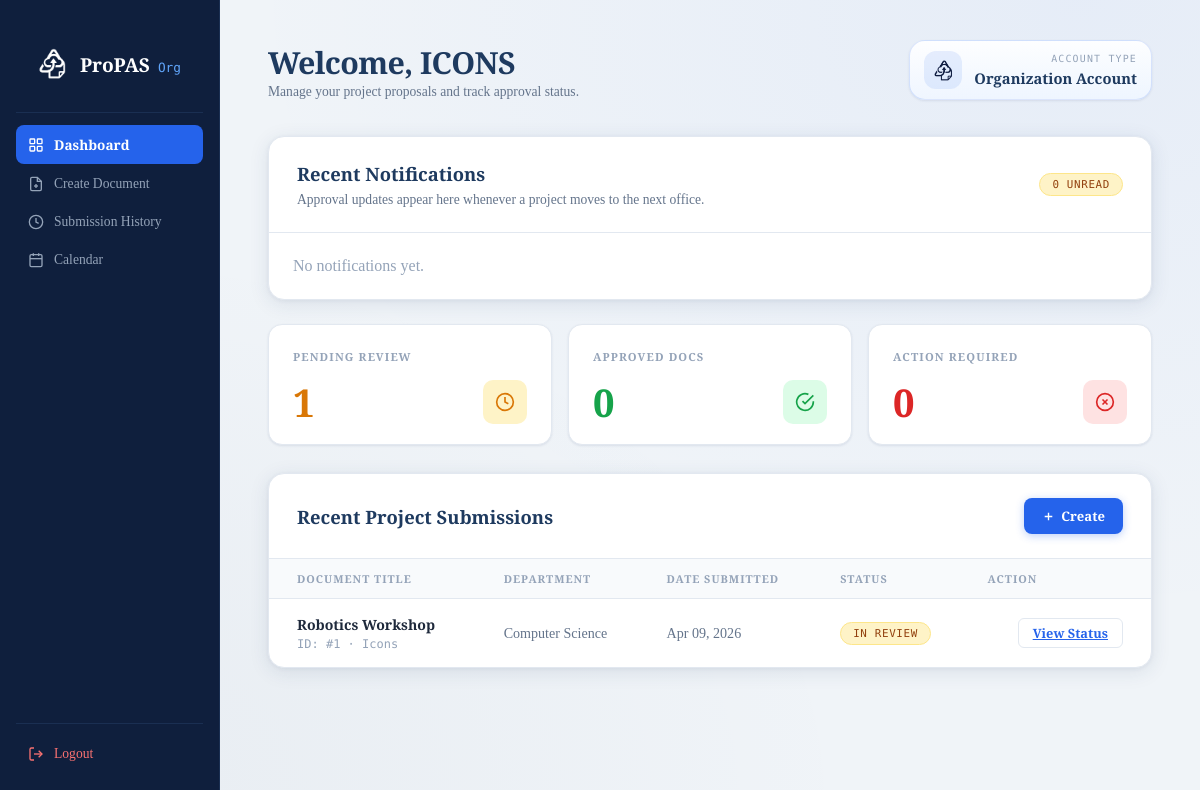
The page /org-home (signed in) on the database as committed earlier.
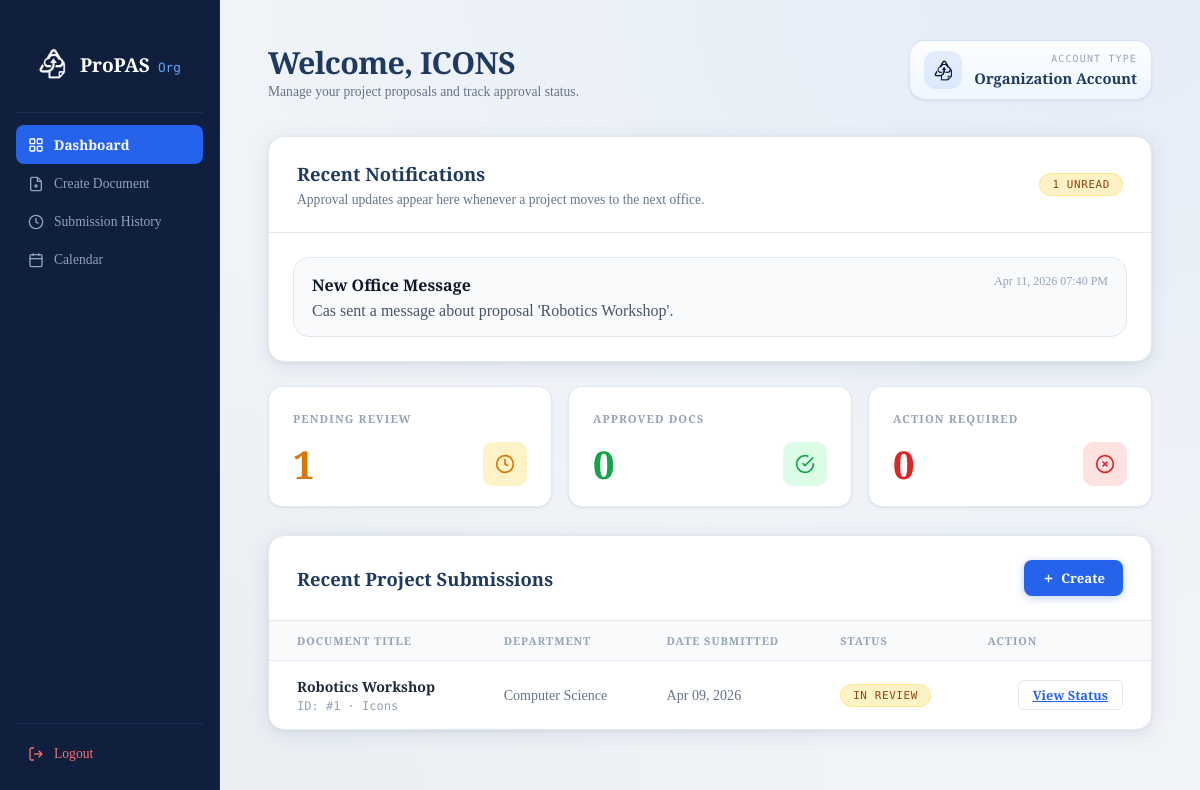
The same page on the database as committed later.
### models.py (models this page shows)
class Proposal(db.Model):
    __tablename__ = 'proposals'
    id = db.Column(db.Integer, primary_key=True)
    title = db.Column(db.String(200), nullable=False)
    status = db.Column(db.String(20), default='PENDING')
    version_number = db.Column(db.Integer, default=1)
    file_path = db.Column(db.String(300))
    proposal_data = db.Column(db.JSON)
    current_step_id = db.Column(db.Integer, db.ForeignKey('approval_steps.id'))
    creator_id = db.Column(db.Integer, db.ForeignKey('accounts.id'))
    created_at = db.Column(db.DateTime, default=datetime.utcnow)

class Notification(db.Model):
    __tablename__ = 'notifications'
    id = db.Column(db.Integer, primary_key=True)
    recipient_id = db.Column(db.Integer, db.ForeignKey('accounts.id'), nullable=False)
    proposal_id = db.Column(db.Integer, db.ForeignKey('proposals.id'), nullable=False)
    title = db.Column(db.String(150), nullable=False)
    message = db.Column(db.Text, nullable=False)
    notification_type = db.Column(db.String(30), default='info')
    is_read = db.Column(db.Boolean, default=False)
    created_at = db.Column(db.DateTime, default=datetime.utcnow)
    proposal = db.relationship('Proposal', backref=db.backref('notifications', lazy=True))

### routes/proposal.py (the view)
@proposal_bp.route('/org-home')
@login_required
def org_home():
    redirect_response = _require_org_account()
    if redirect_response:
        return redirect_response
    proposals = Proposal.query.filter_by(creator_id=current_user.id).all()
    pending = Proposal.query.filter_by(creator_id=current_user.id, status='PENDING').count()
    rejected = Proposal.query.filter_by(creator_id=current_user.id, status='REJECTED').count()
    approved = Proposal.query.filter_by(creator_id=current_user.id, status='APPROVED').count()
    notifications = Notification.query.filter_by(recipient_id=current_user.id).order_by(Notification.created_at.desc()).limit(5).all()
    unread_notifications = Notification.query.filter_by(recipient_id=current_user.id, is_read=False).count()
    return render_template(
        'org_home.html',
        proposals=proposals,
        pending_count=pending,
        rejected_count=rejected,
        approved_count=approved,
        notifications=notifications,
        unread_notifications=unread_notifications,
    )

### app.py (called while the page is built)
@login_manager.user_loader
def load_user(user_id):
    from models import User
    return db.session.get(User, int(user_id))

@app.template_filter('datetime_ph')
def datetime_ph(value, fmt='%b %d, %Y %I:%M %p'):
    if value is None:
        return 'N/A'
    if value.tzinfo is None:
        value = value.replace(tzinfo=timezone.utc)
    return value.astimezone(ZoneInfo(app.config['DISPLAY_TIMEZONE'])).strftime(fmt)

### routes/proposal.py (called while the page is built)
def _require_org_account():
    if current_user.account_type == 'Admin':
        return redirect(url_for('admin.dashboard'))
    if current_user.account_type == 'Office':
        return redirect(url_for('office.review'))
    if current_user.account_type != 'Org':
        abort(403)
    return None

### templates/org_home.html (shortened to what the changed rows need)
<!DOCTYPE html>
<html lang="en">
<head>
  <link rel="stylesheet" href="{{ url_for('static', filename='css/org_home.css') }}" />
</head>
<body>
<div class="layout">
  <main class="main">
    <div class="topbar">
      <div>
        <h1 class="topbar-title">Welcome, {{ current_user.username|upper }}</h1>
      </div>
    </div>
    <section class="table-card" style="margin-bottom: 24px;">
      <div class="table-header">
        <div>
          <h2 class="table-title">Recent Notifications</h2>
          <p class="topbar-sub" style="margin-top: 6px;">Approval updates appear here whenever a project moves to the next office.</p>
        </div>
        <div class="status-badge status-badge--pending">{{ unread_notifications|default(0) }} unread</div>
      </div>
      <div style="padding: 24px; display: grid; gap: 12px;">
        {% for notification in notifications %}
        <article style="border: 1px solid #e2e8f0; border-radius: 16px; padding: 16px 18px; background: #f8fafc;">
          <div style="display: flex; justify-content: space-between; gap: 16px; align-items: flex-start;">
            <div>
              <div style="font-weight: 700; color: #0f172a;">{{ notification.title }}</div>
              <p style="margin: 6px 0 0; color: #475569;">{{ notification.message }}</p>
            </div>
            <span style="font-size: 12px; color: #94a3b8; white-space: nowrap;">{{ notification.created_at|datetime_ph }}</span>
          </div>
        </article>
        {% else %}
        <p style="color: #94a3b8; margin: 0;">No notifications yet.</p>
        {% endfor %}
      </div>
    </section>
    <div class="table-card">
      <div class="table-header">
        <h2 class="table-title">Recent Project Submissions</h2>
      </div>
      <div class="table-wrap">
        <table class="table">
          <thead>
            <tr>
              <th>Document Title</th>
              <th>Department</th>
              <th>Date Submitted</th>
              <th>Status</th>
              <th class="text-right">Action</th>
            </tr>
          </thead>
          <tbody>
          {% for prop in proposals %}
          <tr>
            <td data-label="Document Title">
              <div class="doc-title">{{ prop.title }}</div>
              <div class="doc-meta">ID: #{{ prop.id }} · {{ prop.proposal_data.get('sponsor', 'N/A') }}</div>
            </td>
            <td class="td-muted" data-label="Department">
                {% if prop.creator.username|lower == 'icons' %}Computer Science
                {% elif prop.creator.username|lower == 'hibe' %}Biology
                {% elif prop.creator.username|lower == 'psych' %}Psychology
                {% elif prop.creator.username|lower == 'kwago' %}Political Science
                {% elif prop.creator.username|lower == 'aces' %}Engg/Comm
                {% else %}{{ prop.creator.username }}
                {% endif %}
            </td>
            <td class="td-muted" data-label="Date Submitted">{{ prop.created_at|datetime_ph('%b %d, %Y') if prop.created_at else 'Processing...' }}</td>
            <td data-label="Status">
              {% if prop.status == 'REJECTED' %}
                <span class="status-badge status-badge--rejected" style="background: #fee2e2; color: #ef4444;">Returned / Rejected</span>
              {% elif prop.status == 'APPROVED' %}
                <span class="status-badge status-badge--approved">Fully Approved</span>
              {% else %}
                <span class="status-badge status-badge--pending">In Review</span>
              {% endif %}
            </td>
            <td class="text-right" data-label="Action">
              <div style="display: flex; gap: 8px; justify-content: flex-end;">
                {% if prop.status == 'REJECTED' %}
                  <a href="{{ url_for('proposal.create', edit_id=prop.id) }}" class="border border-red-500 text-red-500 px-3 py-1 rounded-lg hover:bg-red-50 transition text-xs font-semibold">
                    Fix & Resubmit
                  </a>
                {% else %}
                 <a href="{{ url_for('auth.view_status', proposal_id=prop.id) }}" class="btn-view">
                  View Status
                </a>
                {% endif %}
              </div>
            </td>
          </tr>
          {% else %}
            <tr><td colspan="5" style="text-align:center; padding: 40px; color: #94a3b8;">No proposals found.</td></tr>
          {% endfor %}
          </tbody>
        </table>
      </div>
    </div>
  </main>
</div>
</body>
</html>

Rows that differ between the two databases and show on the page:
added Notification: title "New Office Message", message "Cas sent a message about proposal 'Robotics Workshop'.", created_at "Apr 11, 2026 07:40 PM"
Other text that changed with them:
{{ unread_notifications|default(0) }}: "0" → "1"
text no longer shown: "No notifications yet."
